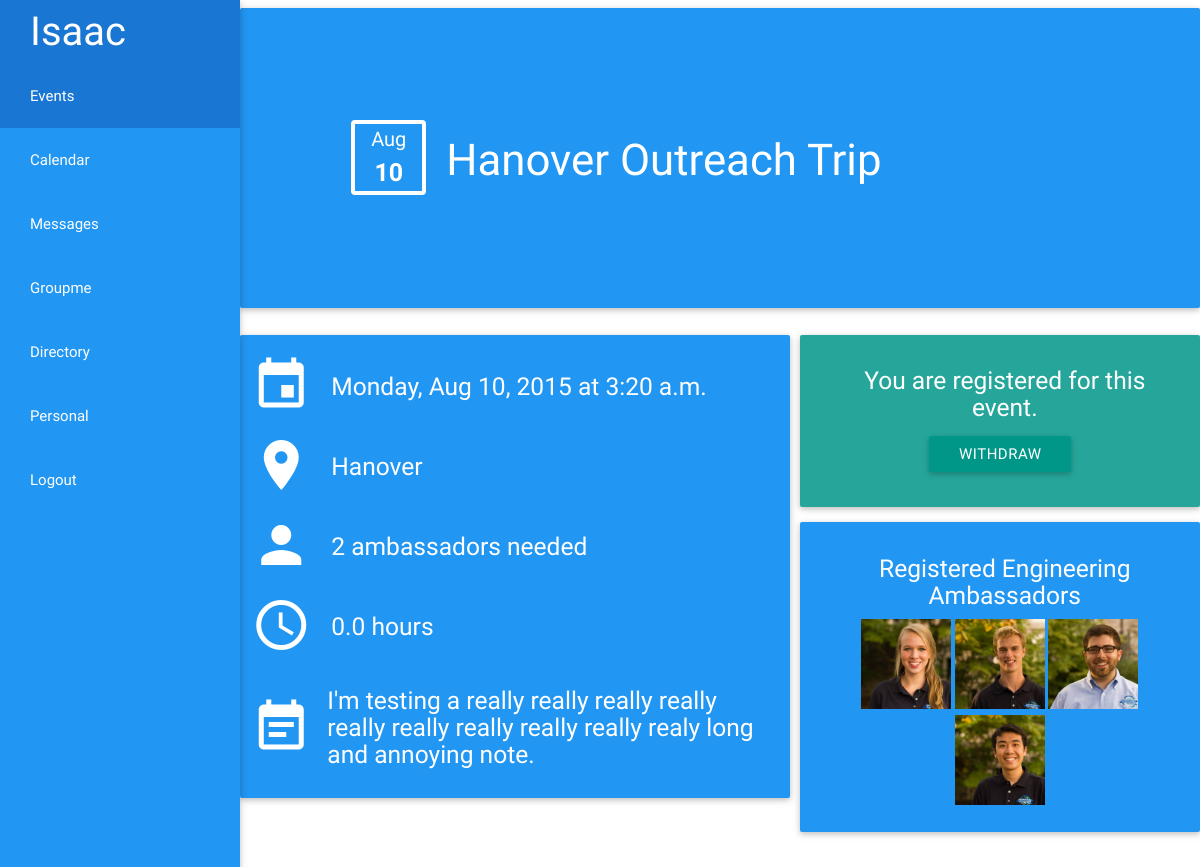
/events/9/ (signed in), run on an earlier commit of the app's database.
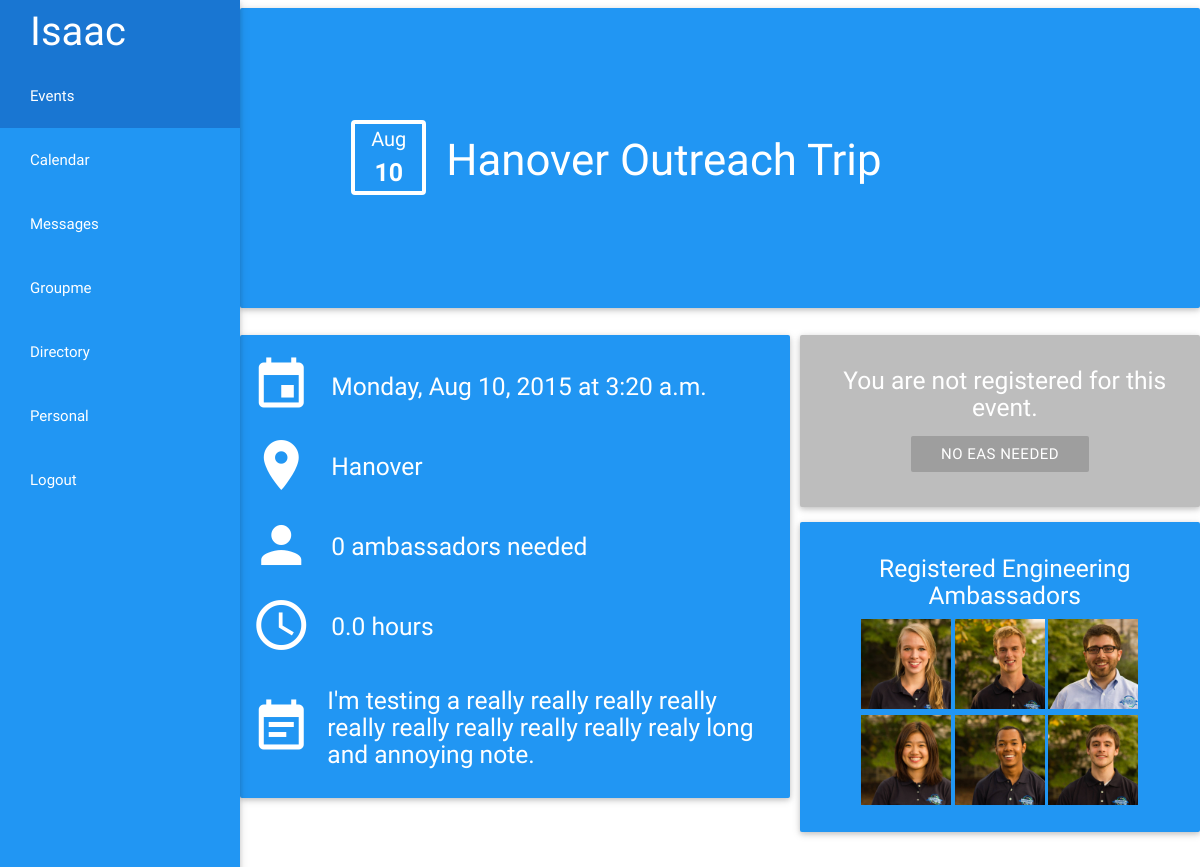
And on a later commit of the database.
### events/models.py (models this page shows, shortened)
class Event(models.Model):
	time = models.TimeField()
	date = models.DateField()
	hours = models.DecimalField(max_digits=3,decimal_places=1, blank = True, null = True, default=0)
	location = models.CharField(max_length = 140, blank = True, null = True)
	total_EAs = models.PositiveSmallIntegerField(default = 0, blank = True, null = True)
	EAs_needed = models.PositiveSmallIntegerField(default = 0, blank = True, null = True, editable=False)
	note = models.CharField(max_length = 500, blank = True, null = True, default="No additional notes")
	EAs_registered = models.ManyToManyField(User, related_name= "event", blank = True)
	objects = InheritanceManager()
	def __unicode__(self):
		if hasattr(self, 'outreachtrip'):
			return self.outreachtrip.__unicode__()
		elif hasattr(self, 'tour'):
			return self.tour.__unicode__()
		elif hasattr(self, 'engrclass'):
			return self.engrclass.__unicode__()
		elif hasattr(self, 'mycoe'):
			return self.mycoe.__unicode__()
		elif hasattr(self, 'freshmanseminar'):
			return self.freshmanseminar.__unicode__()
		else:
			return 'Event'

class OutreachTrip(Event):
	school = models.CharField(max_length=30)
	def __unicode__(self):
		return self.school + " Outreach Trip"

### personal/models.py (models this page shows)
class EngineeringAmbassador(models.Model):
     user = models.OneToOneField(User)
     picture = models.ImageField(blank = True, upload_to = 'profile_pics/')
     rank = models.CharField(max_length = 20, blank = True, default ="Ambassador")
     aboutme = models.TextField(max_length = 500, blank = True)
     grad_semester = models.CharField(max_length = 6, blank = True, default="Spring")
     grad_year = models.CharField(max_length = 4, blank = True, default = "2015")
     fall_status = models.BooleanField(default=True)
     spring_status = models.BooleanField(default=True)
     student_id = models.PositiveIntegerField(blank = True, null=True)
     company_designation = models.CharField(max_length = 20, blank=True)
     companies_worked = models.TextField(blank = True)
     major = models.CharField(blank=True, max_length = 40)
     major_2 = models.CharField(max_length = 40, blank = True)
     minor = models.CharField(max_length = 40, blank = True)
     minor_2 = models.CharField(max_length = 40, blank = True)
     schreyer_honors = models.BooleanField(default = False)
     phone = models.CharField(max_length = 10, blank=True)
     groupme_id = models.CharField(max_length = 20, blank=True, null=True)
     def __unicode__(self):
		return self.user.first_name + ' ' + self.user.last_name

### events/views.py (the view)
# urls.py: url(r'^(?P<event_id>[0-9]+)/$', views.detail, name = 'detail'),
@login_required(login_url='/login/')
def detail(request, event_id):
	event = get_object_or_404(Event, pk = event_id)
	request.session['event_id'] = event_id
	title = event
	if request.user in event.EAs_registered.all():
		event_register_status = "You are registered for this event."
		request.session['event_registered'] = True
		background_color = 'teal'
	else:
		event_register_status = "You are not registered for this event."
		request.session['event_registered'] = False
		background_color = 'red'
	if event.EAs_needed <= 0:
		need = False
		if not request.session['event_registered']:
			background_color = "grey disabled white-text"
	else:
		need = True
	EAs_registered 	= event.EAs_registered.order_by('username')
	stylesheet = 'events/event_detail.css'
	script = 'events/event_detail.js'
	return render(request, 'events/event_detail.html', {'title':title, 'event':event, 'event_id':event_id, 'registered': request.session['event_registered'], 'EAs_registered':EAs_registered,'event_register_status':event_register_status, 'need':need, 'background_color':background_color,'stylesheet':stylesheet, 'script':script, 'app': app,})

### events/templates/events/event_detail.html (shortened to what this page needs)
{% include 'header.html' %}
<div>
	<div class="row">
		<div class="card blue white-text col s12 jumbo valign-wrapper">
			<div class="jumbo-container valign-wrapper">
				<div class="valign date-icon"><p class="date-icon-line month center-align">{{event.date |date:"M"}}</p>
				<p class="date-icon-line day center-align"><b>{{event.date|date:"d"}}</b></p></div><h3 class="valign">{{title}}</h3>
			</div>
		</div>
	</div>
	<div class="row">
		<div class="card-panel blue white-text col l7 s12" id="details">
			<div class="row valign-wrapper">
				<i class="material-icons medium">event</i><h5 class="valign">{{ event.date|date:"l, M d, Y" }} at {{event.time}}</h5>
			</div>
			<div class="row valign-wrapper">
				<i class="material-icons medium">location_on</i><h5>{{event.location}}</h5>
			</div>
			<div class="row valign-wrapper">
				<i class="material-icons medium">person</i><h5 id="EAs_needed">{{event.EAs_needed}} ambassadors needed</h5>
			</div>
			<div class="row valign-wrapper">
				<i class="material-icons medium">access_time</i><h5>{{event.hours}} hours</h5>
			</div>
			<div class="row valign-wrapper">
				<i class="material-icons medium">event_note</i><h5>{{event.note}}</h5>
			</div>
		</div>
		<div class="col l5 s12 " id="right-card">
			<div class="card-panel {{background_color}} lighten-1 center-align" id='event_register_status'>
				<h5 class="white-text" id="status_text">{{event_register_status}}</h5>
				<p><a class="{{background_color}} btn waves-effect waves-light" id="register-btn">{% if registered %}Withdraw {% elif registered != True and need %} Sign up {% else %} No EAs needed {% endif %}</a></p>
			</div>
			<div class="card-panel white-text blue center-align">
				<h5>Registered Engineering Ambassadors</h5>
				<div id="eas" class="center-align">
				    {% for EA in EAs_registered %}
					<div id="{{EA.id}}" class="figure">
				        <img class="z-depth-1 picture" src="{{EA.engineeringambassador.picture.url}}" alt="{{EA.engineeringambassador}}"/>
					</div>
				    {% endfor %}
				</div>
			</div>
		</div>
	</div>
</div>
{% include 'footer.html' %}

### templates/header.html (shortened to what this page needs)
<!DOCTYPE html>
<html lang="en">
<head>
{% load staticfiles %}
	<link rel="stylesheet" href="https://ajax.googleapis.com/ajax/libs/jqueryui/1.11.4/themes/smoothness/jquery-ui.css">
	<link rel="stylesheet" type="text/css" href="{% static 'materialize/css/materialize.css' %}"/>
	<link rel="stylesheet" type="text/css" href="{% static 'overall.css' %}"/>
	{% if stylesheet %}
	<link rel="stylesheet" type="text/css" href= "{% static stylesheet %}"/>
	{% endif %}
</head>
<body>
{% if request.user.is_authenticated %}
      <ul class="side-nav fixed blue">
      	<li class="logo"><a id="logo" href="/" class="brand-logo">Isaac</a></li>
		    <li {% if app == 'events' %} class="active" {% endif %}><a href = '{% url "events:list_events" %}'>Events</a></li>
		    <ul class="collapsible" data-collapsible="accordion">
		    	<li>
					<div class="collapsible-header {% if app == 'calendar' %} active {% endif %}"><a>Calendar</a></div>
				</li>
			</ul>
				<li {% if app == 'messages' %} class="active" {% endif %}><a href = '/bc'>Messages</a></li>
				<li {% if app == 'groupme' %} class="active" {% endif %}><a href = '/groupme'>Groupme</a></li>
				<li {% if app == 'directory' %} class="active" {% endif %}><a href = '{% url "directory:directory" %}'>Directory</a></li>
				<li {% if app == 'personal' %} class="active" {% endif %}><a href = '{% url "personal:profile" %}'>Personal</a></li>
				<li><a href = '{% url "logout" %}'>Logout</a></li>
    </ul>
 {% endif %}

### templates/footer.html
</body>
</html>

### static/overall.css (style rules this page uses)
a { color: #1cace3 ; }
#logo { font-size: 40px; }
.side-nav.fixed a { color: white; }
.side-nav.fixed .active { background-color:#1976d2; }
.side-nav a { color: white; }
body { padding-left: 240px; }
.collapsible-header { padding:0; }

### static/events/event_detail.css (style rules this page uses)
.jumbo { height: 300px; margin-bottom: 0; }
.jumbo-container { padding: 100px; }
.date-icon { min-height: 75px; min-width: 75px; width: 75px; height: 75px; border-radius: 4px; border: solid 4px white; margin-right: 20px; }
.date-icon-line { font-size: 20px; padding: 0; margin: 0; }
.day { font-size: 25px; }
i { min-width: 56px; margin-right: 10px; }
h5 { margin-left: 10px; }
#details { padding-top: 20px; width: calc(58.31% - 10px); margin-right: 10px; }
#right-card { padding:0; margin: 0; }
.picture { width: 90px; height: 90px; }
.figure { display: inline-block; position: relative; overflow: hidden; height: 90px; width: 90px; }

What changed in the data, as far as the page shows it:
changed Event "Hanover": EAs_needed "2" → "0"
Also different on the page:
{{ event_register_status }}: "You are registered for this event." → "You are not registered for this event."
text no longer shown: "WITHDRAW"
text now shown: "NO EAS NEEDED"
